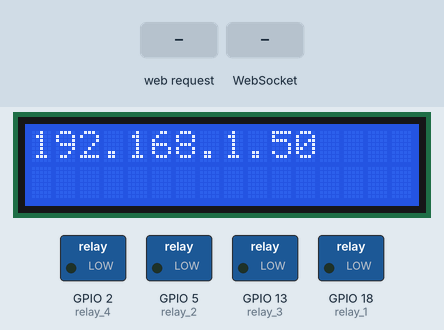
This sketch was run on a simulated ESP32. Parts: 16×2 character LCD, switched loads named in the sketch (green lamp = pin HIGH). The inputs (shaded band) are chosen by the test bench. WiFi joins after 1.5 s; servers stay silent unless stated; what the sketch prints to the serial monitor is not drawn.

Above: at 2.7 s.
2.8 s: HTTP request GET / received
4.3 s: WebSocket text "on" received
5.8 s: WebSocket text "1" received
Timing chart, 0 to 8.8 s (numbered marks = the images above; inputs shaded):
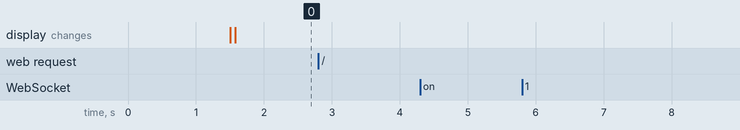

Measured:
- after the input at 2.8 s, every drawn part: stays the same
- after the input at 4.3 s, every drawn part: stays the same
- after the input at 5.8 s, every drawn part: stays the same

The sketch:

esp32_reciver_arduino.ino
```cpp
#include <Wire.h>
#include <LiquidCrystal_I2C.h>
#include <WebServer.h>
#include <IRremote.h>
#include <ESPmDNS.h>
#include <WebSocketsServer.h>
#include <ESPAsyncWebServer.h>
#include <ArduinoJson.h>
#include <Ticker.h>

LiquidCrystal_I2C lcd(0x27, 16, 2);

// set all relay pin
const int relay_1 = 18;
const int relay_2 = 5; // problem
const int relay_3 = 13;
const int relay_4 = 2;

void sendData();
void sendRelayData(int relayNumber, int Status);

// Set wifi
const char* ssid = "DTR - Dream To Real";          // Your WiFi SSID
const char* password = "#8426#DoNoT";  // Your WiFi Password

AsyncWebServer server(80); // server port 80
WebSocketsServer webSocket = WebSocketsServer(81);

#include "webpage.h"
#include "handlefunctions.h"

//set ir remote
const int RECV_PIN = 15;
//IRsend irsend;
IRrecv irrecv(RECV_PIN);
decode_results results;

void setup() {
  Serial.begin(115200);
  pinMode(relay_1, OUTPUT);
  pinMode(relay_2, OUTPUT);
  pinMode(relay_3, OUTPUT);
  pinMode(relay_4, OUTPUT);
  WiFi.begin(ssid, password);
  while (WiFi.status() != WL_CONNECTED) {
    Serial.print(".");
    delay(500);
  }
  WiFi.mode(WIFI_STA);
  Serial.println(WiFi.localIP());
  if (MDNS.begin("DTRHOME")) { //dtr_home.local/
    Serial.println("MDNS responder started");
  }
  //-----------------------------------------------
  server.on("/", [](AsyncWebServerRequest * request) {
    request->send_P(200, "text/html", webpageCode);
    sendData();
  });
  server.on("/mobile", [](AsyncWebServerRequest * request) {
    request->send_P(200, "text/html", webpageCode);
  });
  server.onNotFound(notFound);
  //-----------------------------------------------
  server.begin(); webSocket.begin();
  webSocket.onEvent(webSocketEvent);
  lcd.begin();
  irrecv.enableIRIn();
  lcd.setCursor(0, 0);
  lcd.print(WiFi.localIP());
}
void loop() {
  webSocket.loop();
}
```

handlefunctions.h
```cpp
void notFound(AsyncWebServerRequest *request){request->send(404, "text/html", errorCode);}

void webSocketEvent(uint8_t num, WStype_t type, uint8_t * payload, size_t length) {
  switch (type)
  {
    case WStype_DISCONNECTED:
      Serial.printf("[%u] Disconnected!\n", num);
      break;
    case WStype_CONNECTED: {
        IPAddress ip = webSocket.remoteIP(num);
        Serial.printf("[%u] Connected from %d.%d.%d.%d url: %s\n", num, ip[0], ip[1], ip[2], ip[3], payload);
      }
      break;
    case WStype_TEXT:
      Serial.printf("[%u] get Text: %s\n", num, payload);
      String message = String((char*)( payload));
      Serial.println(message);
     DynamicJsonDocument doc(200);
    // deserialize the data
    DeserializationError error = deserializeJson(doc, message);
    // parse the parameters we expect to receive (TO-DO: error handling)
      // Test if parsing succeeds.
  if (error) {
    Serial.print("deserializeJson() failed: ");
    Serial.println(error.c_str());
    return;
  }else{
    if(doc["relay_1"] == 0){
      digitalWrite(relay_1, 0);
      delay(10);
      sendRelayData(1, 0);
    }else if(doc["relay_1"] == 1){
      digitalWrite(relay_1, 1);
      delay(10);
      sendRelayData(1, 1);
    }
    if(doc["relay_2"] == 0){
      digitalWrite(relay_2, 0);
      delay(10);
      sendRelayData(2,0);
    }else if(doc["relay_2"] == 1){
      digitalWrite(relay_2, 1);
      delay(10);
      sendRelayData(2,1);
    }
    if(doc["relay_3"] == 0){
      digitalWrite(relay_3, 0);
      delay(10);
      sendRelayData(3,0);
    }else if(doc["relay_3"] == 1){
      digitalWrite(relay_3, 1);
      delay(10);
      sendRelayData(3,1);
    }
    if(doc["relay_4"] == 0){
      digitalWrite(relay_4, 0);
      delay(10);
      sendRelayData(4,0);
    }else if(doc["relay_4"] == 1){
      digitalWrite(relay_4, 1);
      delay(10);
      sendRelayData(4,1);
    }
    }
  }
}

void sendRelayData(int relayNumber, int Status){
  String JSON_Data = "{\"relay_";
         JSON_Data += relayNumber;
         JSON_Data += "\":";
         JSON_Data += Status;
         JSON_Data += "}";
  Serial.print("From esp to send all end point ");
  Serial.println(JSON_Data);
  webSocket.broadcastTXT(JSON_Data);
}

void sendData(){
  // JSON_Data = {"relay_1": 0,"relay_2":0,"relay_3":0,"relay_4":0}
  String JSON_Data = "{\"relay_1\":";
         JSON_Data += digitalRead(relay_1);
         JSON_Data += ",\"relay_2\":";
         JSON_Data += digitalRead(relay_2);
         JSON_Data += ",\"relay_3\":";
         JSON_Data += digitalRead(relay_3);
         JSON_Data += ",\"relay_4\":";
         JSON_Data += digitalRead(relay_4);
         JSON_Data += "}";
  Serial.println(JSON_Data);
  webSocket.broadcastTXT(JSON_Data);
}
```

Source omitted: webpage.h (27902 bytes)
